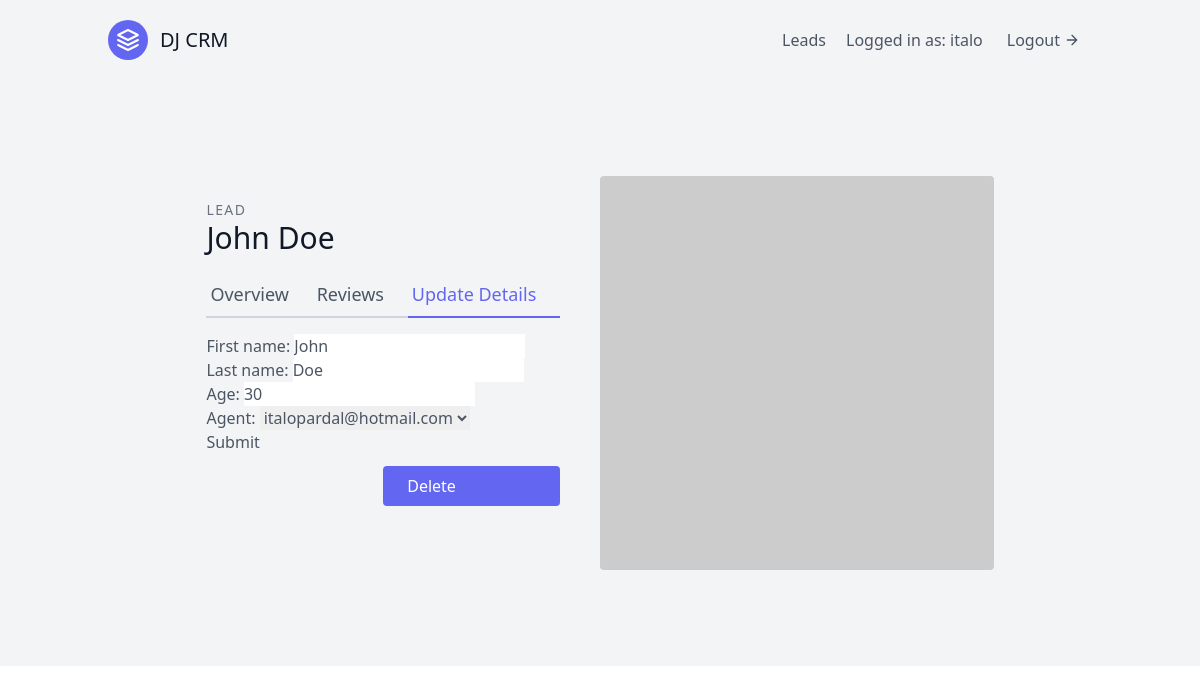
/leads/11/update/ (signed in), run on the app's committed database.
### leads/models.py (models this page shows, shortened)
class User(AbstractUser):
    pass

class Lead(models.Model):
    first_name = models.CharField(max_length=50)
    last_name = models.CharField(max_length=50)
    age = models.IntegerField(default=0)
    agent = models.ForeignKey("Agent", on_delete=models.CASCADE)

### leads/views.py (the view, shortened to what this page needs)
# urls.py: path("<int:pk>/update/", LeadUpdateView.as_view(), name="lead-update"),
class LeadUpdateView(generic.UpdateView):
    template_name = "leads/lead_update.html"
    queryset = Lead.objects.all()
    form_class = LeadModelForm

### leads/forms.py
class LeadModelForm(forms.ModelForm):
    class Meta:
        model = Lead
        fields = (
            "first_name",
            "last_name",
            "age",
            "agent",
        )

### leads/models.py (called while the page is built)
    def __str__(self):
        return self.user.email

### leads/templates/leads/lead_update.html (shortened to what this page needs)
{% extends "base.html" %}
{% block content %}
<section class="text-gray-600 body-font overflow-hidden">
    <div class="container px-5 py-24 mx-auto">
        <div class="lg:w-4/5 mx-auto flex flex-wrap">
            <div class="lg:w-1/2 w-full lg:pr-10 lg:py-6 mb-6 lg:mb-0">
                <h2 class="text-sm title-font text-gray-500 tracking-widest">LEAD</h2>
                <h1 class="text-gray-900 text-3xl title-font font-medium mb-4">{{ lead.first_name}} {{ lead.last_name}}
                </h1>
                <div class="flex mb-4">
                    <a href="{% url 'leads:lead-detail' lead.pk %}"
                        class="flex-grow border-b-2 border-gray-300 py-2 text-lg px-1">
                        Overview
                    </a>
                    <a class="flex-grow border-b-2 border-gray-300 py-2 text-lg px-1">
                        Reviews
                    </a>
                    <a href="{% url 'leads:lead-update' lead.pk %}"
                        class="flex-grow text-indigo-500 border-b-2 border-indigo-500 py-2 text-lg px-1">
                        Update Details
                    </a>
                </div>
                <form action="" method="POST">
                    {{ form.as_p }}
                    <button type="submit">Submit</button>
                </form>
                <a href="{% url 'leads:lead-delete' lead.pk %}"
                    class="w-1/2 mt-3 flex ml-auto text-white bg-indigo-500 border-0 py-2 px-6 focus:outline-none hover:bg-indigo-600 rounded">
                    Delete</a>
            </div>
            <img alt="ecommerce" class="lg:w-1/2 w-full lg:h-auto h-64 object-cover object-center rounded"
                src="https://dummyimage.com/400x400">
        </div>
    </div>
</section>
{% endblock content %}

### templates/navbar.html (shortened to what this page needs)
<header class="text-gray-600 body-font">
    <div class="container mx-auto flex flex-wrap p-5 flex-col md:flex-row items-center">
        <a class="flex title-font font-medium items-center text-gray-900 mb-4 md:mb-0">
            <svg xmlns="http://www.w3.org/2000/svg" fill="none" stroke="currentColor" stroke-linecap="round"
                stroke-linejoin="round" stroke-width="2" class="w-10 h-10 text-white p-2 bg-indigo-500 rounded-full"
                viewBox="0 0 24 24">
                <path d="M12 2L2 7l10 5 10-5-10-5zM2 17l10 5 10-5M2 12l10 5 10-5"></path>
            </svg>
            <span class="ml-3 text-xl">DJ CRM</span>
        </a>
        <nav class="md:ml-auto flex flex-wrap items-center text-base justify-center">
            <a href="{% url 'leads:lead-list' %}" class="mr-5 hover:text-gray-900">Leads</a>
        </nav>
        {% if request.user.is_authenticated %}
        Logged in as: {{ request.user.username }}
        <a href="{% url 'logout' %}"
            class="ml-3 inline-flex items-center bg-gray-100 border-0 py-1 px-3 focus:outline-none hover:bg-gray-200 rounded text-base mt-4 md:mt-0">
            Logout
            <svg fill="none" stroke="currentColor" stroke-linecap="round" stroke-linejoin="round" stroke-width="2"
                class="w-4 h-4 ml-1" viewBox="0 0 24 24">
                <path d="M5 12h14M12 5l7 7-7 7"></path>
            </svg>
        </a>
        {% endif %}
    </div>
</header>

### data on the page
User: user.username "italo"
Lead: first_name "John", last_name "Doe", age "30", agent "italopardal@hotmail.com"
